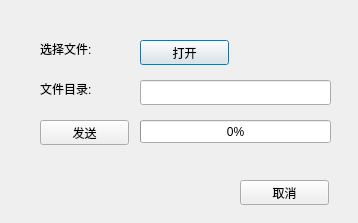
<?xml version="1.0" encoding="UTF-8"?>
<ui version="4.0">
 <class>SendFileDlg</class>
 <widget class="QDialog" name="SendFileDlg">
  <property name="geometry">
   <rect>
    <x>0</x>
    <y>0</y>
    <width>358</width>
    <height>223</height>
   </rect>
  </property>
  <property name="windowTitle">
   <string>Dialog</string>
  </property>
  <widget class="QLabel" name="label">
   <property name="geometry">
    <rect>
     <x>40</x>
     <y>40</y>
     <width>131</width>
     <height>17</height>
    </rect>
   </property>
   <property name="text">
    <string>选择文件:</string>
   </property>
  </widget>
  <widget class="QPushButton" name="OpenFileBtn">
   <property name="geometry">
    <rect>
     <x>140</x>
     <y>40</y>
     <width>89</width>
     <height>25</height>
    </rect>
   </property>
   <property name="text">
    <string>打开</string>
   </property>
  </widget>
  <widget class="QPushButton" name="SendFIleBtn">
   <property name="geometry">
    <rect>
     <x>40</x>
     <y>120</y>
     <width>89</width>
     <height>25</height>
    </rect>
   </property>
   <property name="text">
    <string>发送</string>
   </property>
  </widget>
  <widget class="QLabel" name="label_2">
   <property name="geometry">
    <rect>
     <x>40</x>
     <y>80</y>
     <width>91</width>
     <height>17</height>
    </rect>
   </property>
   <property name="text">
    <string>文件目录:</string>
   </property>
  </widget>
  <widget class="QLineEdit" name="FileName">
   <property name="geometry">
    <rect>
     <x>140</x>
     <y>80</y>
     <width>191</width>
     <height>25</height>
    </rect>
   </property>
  </widget>
  <widget class="QProgressBar" name="progressBar">
   <property name="geometry">
    <rect>
     <x>140</x>
     <y>120</y>
     <width>191</width>
     <height>23</height>
    </rect>
   </property>
   <property name="value">
    <number>0</number>
   </property>
  </widget>
  <widget class="QPushButton" name="CanCelBtn">
   <property name="geometry">
    <rect>
     <x>240</x>
     <y>180</y>
     <width>89</width>
     <height>25</height>
    </rect>
   </property>
   <property name="text">
    <string>取消</string>
   </property>
  </widget>
 </widget>
 <resources/>
 <connections/>
</ui>
